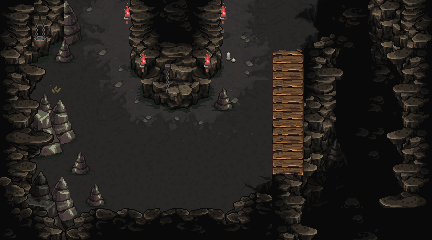

A level layout from a 2D game, rendered from its tile map. Below: a short description, then the map file with tile-grid data replaced by summaries:
An orthogonal 27x15 tile map with 16x16 px tiles, 11 tile layers (Ground, sombras, sombras2, rocks, ...), 5 tilesets and 7 objects.

<map version="1.10" tiledversion="1.11.2" orientation="orthogonal" renderorder="right-down" width="27" height="15" tilewidth="16" tileheight="16" infinite="0" nextlayerid="13" nextobjectid="15">
 <tileset firstgid="1" source="Tailset_CaveDoor.tsx" />
 <tileset firstgid="9793" source="decorative_catacombs.tsx" />
 <tileset firstgid="10049" source="IceCaveObjects.tsx" />
 <tileset firstgid="10313" source="decorative_cave.tsx" />
 <tileset firstgid="11873" source="alchemy.tsx" />
 <layer id="1" name="Ground" width="27" height="15">
  <data>[405 cells, 405 non-empty, 103 distinct tile ids]</data>
 </layer>
 <layer id="4" name="sombras" width="27" height="15">
  <data>[405 cells, 146 non-empty, 121 distinct tile ids]</data>
 </layer>
 <layer id="7" name="sombras2" width="27" height="15">
  <data>[405 cells, 44 non-empty, 44 distinct tile ids]</data>
 </layer>
 <layer id="6" name="rocks" width="27" height="15">
  <data>[405 cells, 0 non-empty, 0 distinct tile ids]</data>
 </layer>
 <layer id="2" name="paredes" width="27" height="15">
  <data>[405 cells, 122 non-empty, 121 distinct tile ids]</data>
 </layer>
 <layer id="3" name="paredes2" width="27" height="15">
  <data>[405 cells, 99 non-empty, 99 distinct tile ids]</data>
 </layer>
 <layer id="10" name="Player" width="27" height="15">
  <data>[405 cells, 0 non-empty, 0 distinct tile ids]</data>
 </layer>
 <layer id="12" name="Hada" width="27" height="15">
  <data>[405 cells, 0 non-empty, 0 distinct tile ids]</data>
 </layer>
 <layer id="11" name="Techo" width="27" height="15">
  <data>[405 cells, 52 non-empty, 52 distinct tile ids]</data>
 </layer>
 <layer id="8" name="deco2" width="27" height="15">
  <data>[405 cells, 24 non-empty, 24 distinct tile ids]</data>
 </layer>
 <layer id="5" name="Deco" width="27" height="15">
  <data>[405 cells, 56 non-empty, 41 distinct tile ids]</data>
 </layer>
 <objectgroup id="9" name="CollisionMask">
  <object id="1" x="108.667" y="207.333">
   <polygon points="-1.54545,0.272727 -0.853974,-2.75169 -3.63636,-9.66667 -16.3333,-28.5 -17.4341,-24.5748 -18,-23.9848 -17.4654,-18.3003 -20.3068,-14.9015 -23.894,-13.3309 -27.7043,-10.7628 -38.0943,-21.5433 -44.3333,-36.5 -55.6667,-26.1667 -68.6667,-44.3333 -44.5845,-53.8394 -29.943,-70.335 -35.1667,-82.333 -90,-87.333 -85.5606,-146.106 -65,-146.667 -61.557,-147.683 -57.0909,-148.439 -57.4843,-144.245 -52,-141.167 -40.5152,-140.833 -33.6699,-143.85 -30.6667,-147.167 -30.8485,-150.167 -36.8485,-156.333 -36.5758,-160.333 -30.4545,-162.303 -24.697,-165.788 -23.2121,-172 -22.9667,-174.907 -24.8861,-179.305 -26.303,-183.545 -29.8333,-194.667 -36.3333,-206 -108.333,-206.667 -108,32.3333 162.833,32.5833 162,-12.6667 162.667,-32.3333 157.483,-27.3471 146.325,-21.4551 141.105,-21.0111 142.072,-15.8561 139.009,-13.39 133.075,-13.0121 127.586,-8.75057 123.029,-5.20689 122.405,-0.164844 117.409,2.9697 109.745,-0.252771 103.429,-1.43652 88.2427,-1.22559 82.7879,1.03451 78.0615,-1.08419 61.6102,-0.855697 56.149,1.48404 51.6096,-0.7168 38.5199,-0.534999 32.6967,2.55851 24.6148,-0.341872 13.5184,-0.187756 6.79104,2.25795 3.21963,0.944216" />
  </object>
  <object id="2" x="303.333" y="51.3333">
   <polygon points="0,0 1.33333,188 130,188 128.667,-50.6667 12.3478,-50.7536 12.4913,-39.8124 8.42878,-43.9162 6.37445,-43.1389 4.3772,-40.9843 2.2269,-41.5649 -2.93413,-39.6442 -8.97773,-35.8149 -8.7813,-31.9548 -2.39557,-32.6354 2.93314,-29.2688 8.40003,-27.4832 10.1644,-22.9684 11.8499,-19.8867 10.2097,-17.9701 5.77609,-16.662 0.644288,-12.4791 -0.344106,-8.30894 -4.26423,-6.20246" />
  </object>
  <object id="3" x="211.045" y="108.277">
   <polygon points="0,0 5.24285,5.37999 15.5344,5.58691 19.8958,4.99763 22.716,1.75884 23.5625,-3.1394 21.3124,-6.77677 0.388359,-5.79384" />
  </object>
  <object id="4" x="176" y="111.455">
   <polygon points="0,1 5.81303,-0.10841 11.3864,0.380682 18.7273,-3.36364 22.419,-5.46877 27.2387,-7.72842 30.0599,-9.2769 32.8124,-9.7805 35.4665,-12.3242 36.4725,-14.2585 38.0133,-16.1754 37.6344,-22.3614 37.0215,-27.1732 38.7878,-30.2727 41.7836,-34.2772 45.2308,-38.0115 47.348,-41.4304 48.2424,-45 48.5433,-53.1122 47.6725,-59.574 47.4424,-62.7717 49.3246,-65.9308 49.7451,-69.7213 49.875,-114.017 -53.125,-110.85 -49.6205,-65.4301 -46.5975,-61.7457 -48.48,-58.2989 -48.682,-54.1202 -48.2709,-50.3817 -47.2911,-45.3668 -47.7128,-39.9714 -45.2084,-38.8415 -43.7233,-35.8268 -40.7709,-32.7609 -38.9375,-29.9337 -37.1428,-26.9895 -37.2521,-23.4782 -35.8991,-19.4985 -36.4454,-12.9218 -34.145,-10.7063 -30.7667,-10.8371 -26.25,-8.53788 -21.1217,-4.64729 -15.1352,-4.59824 -9.4963,-2.25156 -7.67797,0.598195" />
  </object>
  <object id="5" x="270" y="173.667" width="37.6667" height="10.3333" />
  <object id="8" x="67.5" y="160.5" width="24" height="16.5" />
  <object id="13" x="69" y="-0.5" width="55.5" height="5.5" />
 </objectgroup>
</map>
